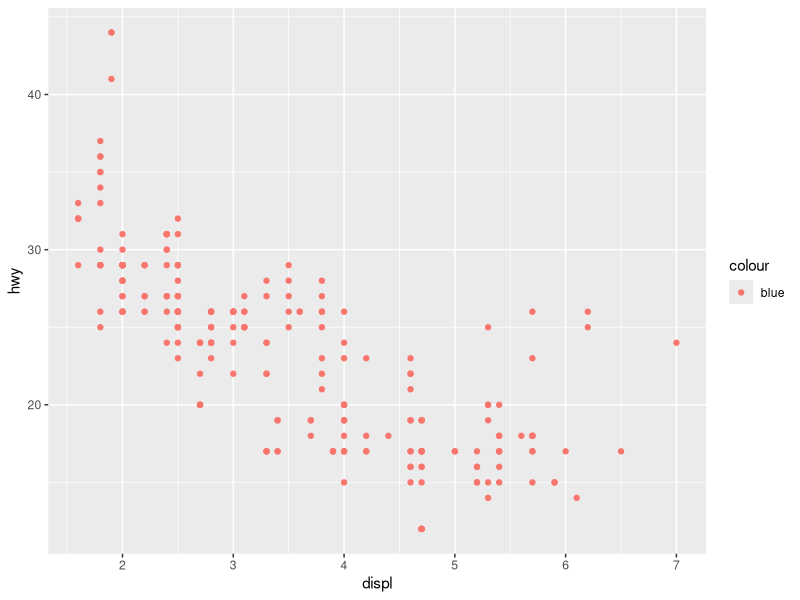
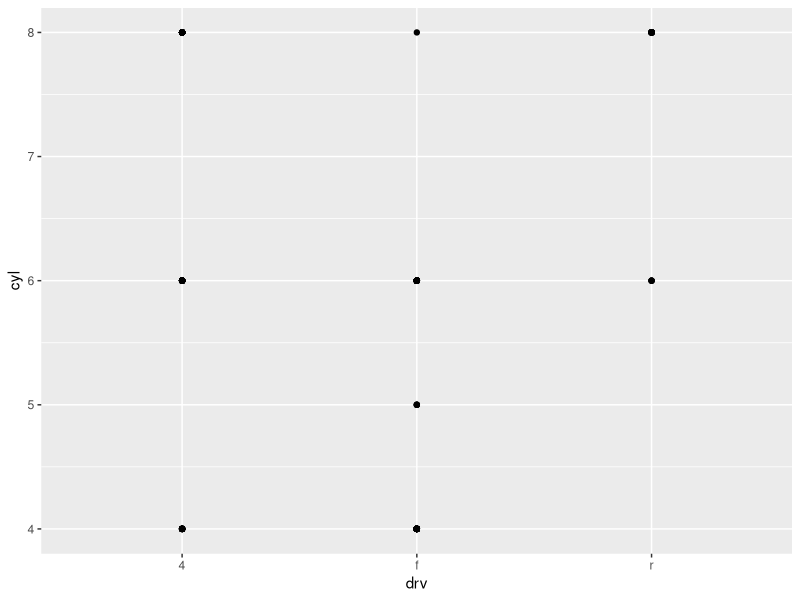
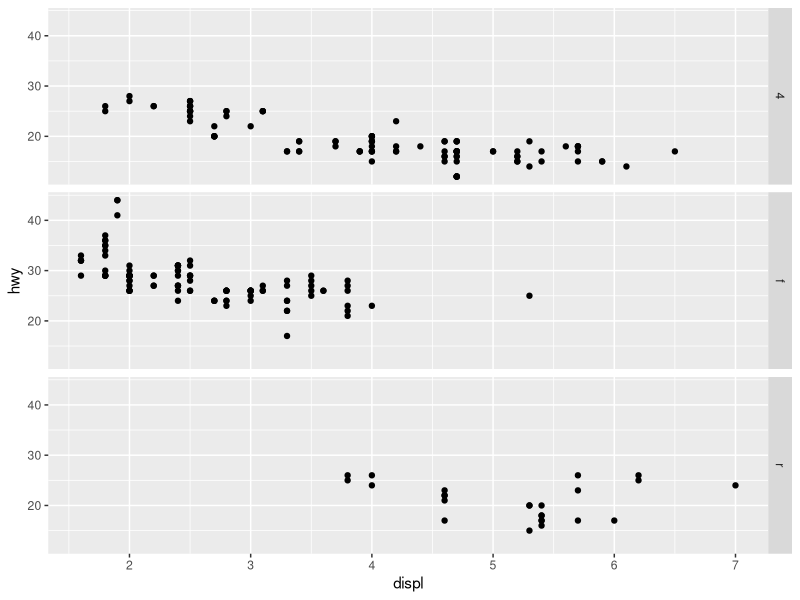
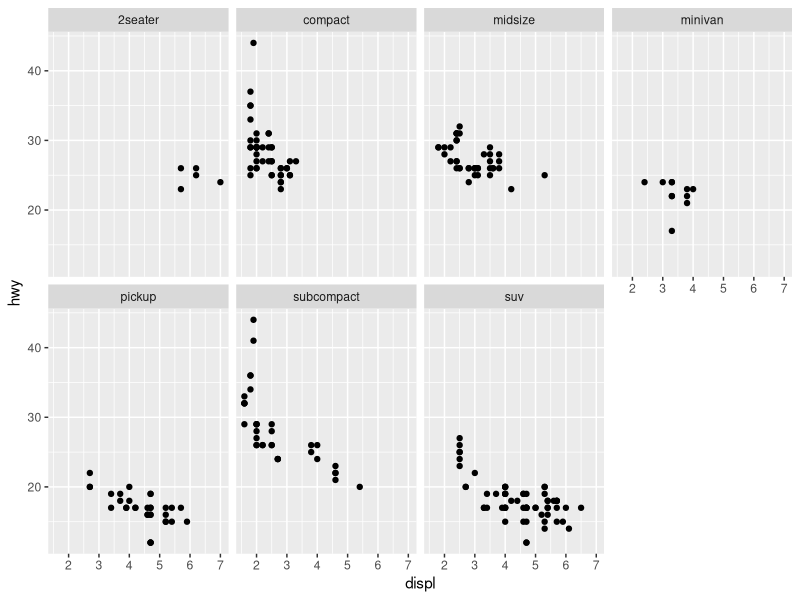

Write R code to recreate these figures, in order.
## ---- chunk 1
library(tidyverse)
## ---- chunk 2
ggplot(data = mpg) + 
  geom_point(mapping = aes(x = displ, y = hwy, color = "blue"))
## ---- chunk 3
ggplot(data = mpg) + 
  geom_point(mapping = aes(x = drv, y = cyl))
## ---- chunk 4
ggplot(data = mpg) + 
  geom_point(mapping = aes(x = displ, y = hwy)) + 
  facet_grid(drv ~ .)
## ---- chunk 5
ggplot(data = mpg) + 
  geom_point(mapping = aes(x = displ, y = hwy)) + 
  facet_wrap(~ class, nrow = 2)
